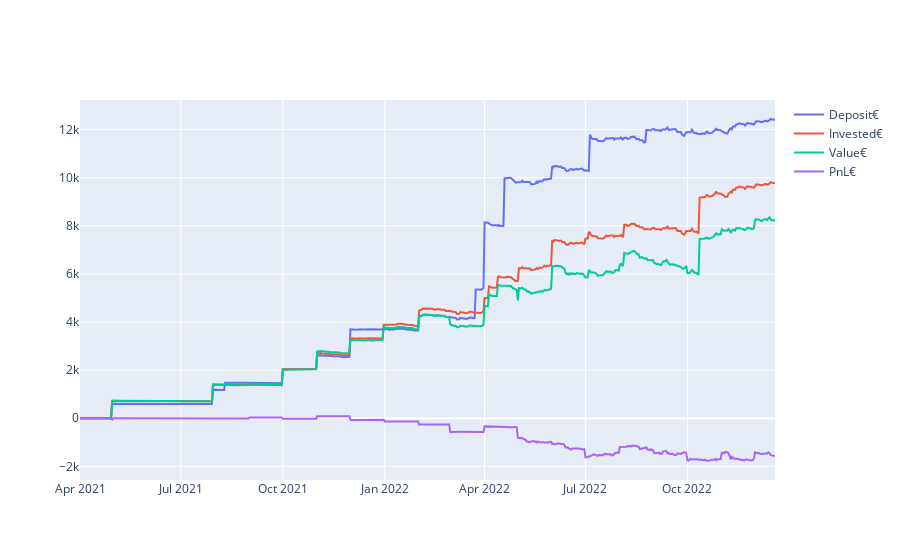

The code cell stored with this chart in its notebook:
### Code cell
import plotly.graph_objects as go

fig = go.Figure()
fig.add_trace(go.Scatter(x=df.index, y=df['Deposit€', 'ZEN', 'All'], name='Deposit€'))
fig.add_trace(go.Scatter(x=df.index, y=df['Invested€', 'ZEN', 'All'], name='Invested€'))
fig.add_trace(go.Scatter(x=df.index, y=df['Value€', 'ZEN', 'All'], name='Value€'))
fig.add_trace(go.Scatter(x=df.index, y=df['PnL€', 'ZEN', 'All'], name='PnL€'))
# for asset in df['PnL€', 'ZEN'].columns:
#     print(asset)
#     fig.add_trace(go.Scatter(x=df.index, y=df['PnL€', 'ZEN', asset], name=asset))

fig.show()

### Figure 1 — Plotly figure (JSON) as saved in the notebook; plotly's stock layout.template omitted (floating-point values rounded to 4 significant figures; data arrays with more than 128 entries replaced by an {"elided": "..."} marker saying what was removed)
{"data": [{"name": "Deposit€", "type": "scatter", "x": {"elided": "628 str values"}, "y": {"elided": "628 float values"}}, {"name": "Invested€", "type": "scatter", "x": {"elided": "628 str values"}, "y": {"elided": "628 float values"}}, {"name": "Value€", "type": "scatter", "x": {"elided": "628 str values"}, "y": {"elided": "628 float values"}}, {"name": "PnL€", "type": "scatter", "x": {"elided": "628 str values"}, "y": {"elided": "628 float values"}}], "layout": {}}
